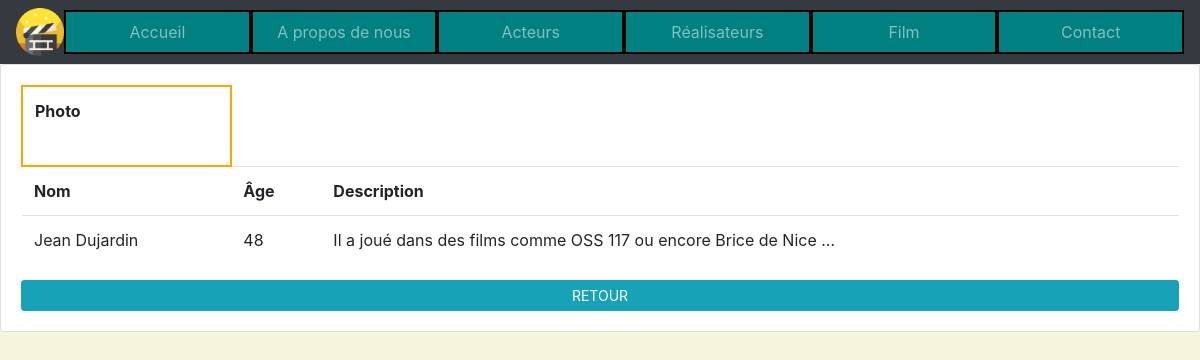
The page /page_acteur/1/ on the database its author committed.
### main/models.py (models this page shows, shortened)
class Acteur(models.Model):
    nom = models.CharField(max_length=200, null=True)
    age = models.IntegerField(max_length=20, null=True)
    description = models.CharField(max_length=2000, null=True)

### main/views.py (the view)
# urls.py: path('acteur', views.acteur, name = 'page_acteur' ),
def page_acteur (request, pk_id):
    mes_acteurs = Acteur.objects.get(id=pk_id)
    context = { 'acteur':acteur,'mes_acteurs':mes_acteurs,}
    return render(request,'home/page_base_acteur.html', context)

### main/templates/home/page_base_acteur.html (shortened to what this page needs)
{% extends 'home/ref.html' %}
{% block content %}
<div class="card card-body">
    <table class="table" style="height: 10em;">
        <tr>
            <th style="height: 5em; border: orange 2px solid;" >Photo</th>
        </tr>
        <tr >
            <th>Nom</th>
            <th>Âge</th>
            <th>Description</th>
        </tr>
        <tr>
          <td>{{mes_acteurs.nom}}</td>
          <td>{{mes_acteurs.age}}</td>
          <td>{{mes_acteurs.description}}</td>
        </tr>
    </table>
    <a href="{% url 'page_acteur' %}" style="margin-right:20m;text-align:center;" class="btn btn-sm btn-info">RETOUR</a>
</div>
{% endblock %}

### static/css/ref.css (style rules this page uses)
body { background-color: rgb(245, 245, 220); }

### rows shown on the page
Acteur: nom "Jean Dujardin", age "48", description "Il a joué dans des films comme OSS 117 ou encore Brice de Nice ..."
